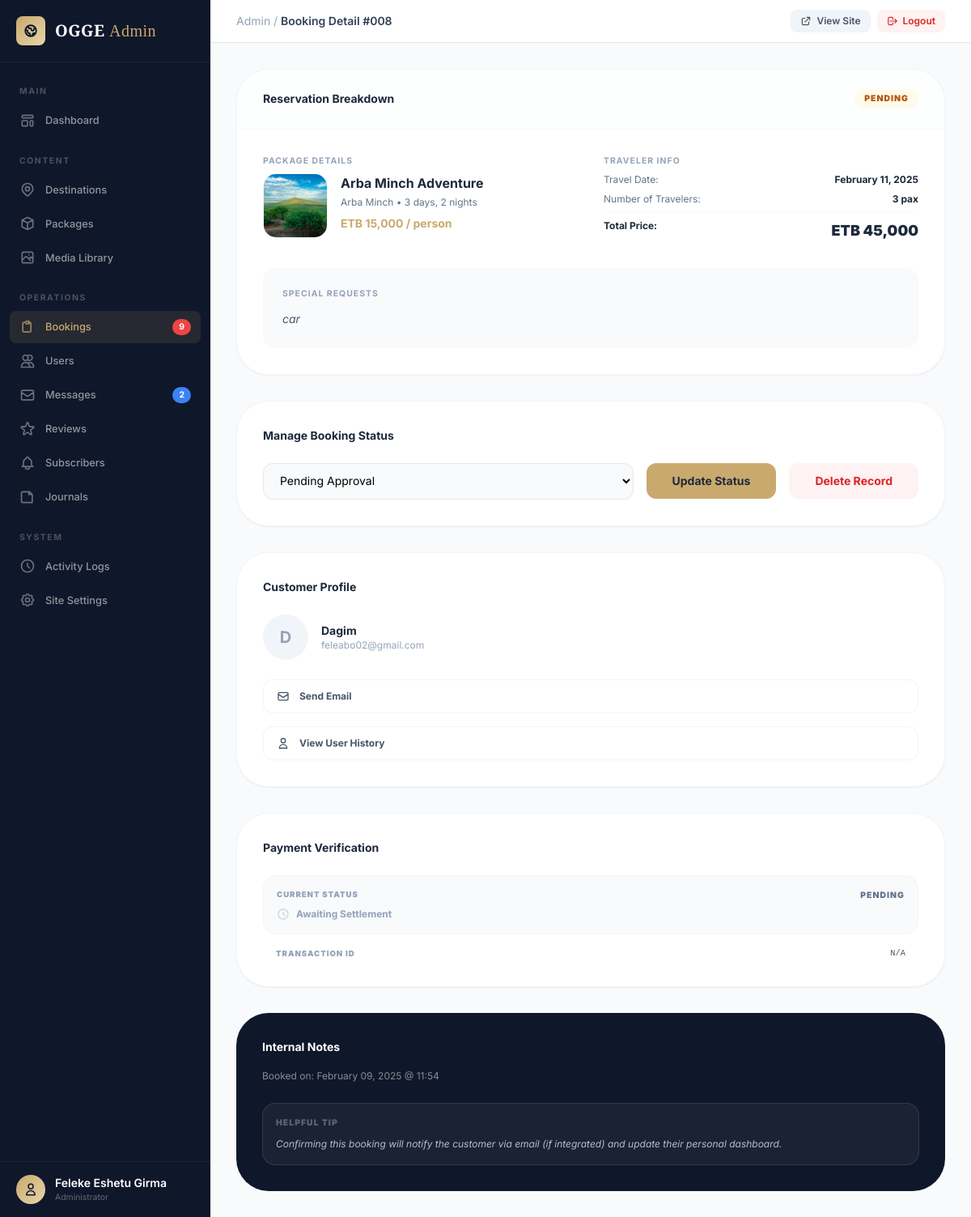
The page /admin/booking-detail.php?id=8 (signed in) on the database its author committed.
### tables this page shows
CREATE TABLE `bookings` (
  `id` int(11) NOT NULL,
  `user_id` int(11) NOT NULL,
  `package_id` int(11) NOT NULL,
  `start_date` date NOT NULL,
  `travelers` int(11) NOT NULL,
  `special_requests` text DEFAULT NULL,
  `status` enum('pending','confirmed','cancelled') DEFAULT 'pending',
  `created_at` timestamp NOT NULL DEFAULT current_timestamp()
);

CREATE TABLE `packages` (
  `id` int(11) NOT NULL,
  `title` varchar(255) NOT NULL,
  `destination_id` int(11) NOT NULL,
  `duration` varchar(100) NOT NULL,
  `price` decimal(10,2) NOT NULL,
  `image_url` varchar(255) NOT NULL,
  `created_at` timestamp NOT NULL DEFAULT current_timestamp(),
  `description` text NOT NULL
);

CREATE TABLE `destinations` (
  `id` int(11) NOT NULL,
  `name` varchar(255) NOT NULL,
  `description` text NOT NULL,
  `image_url` varchar(255) NOT NULL,
  `created_at` timestamp NOT NULL DEFAULT current_timestamp()
);

CREATE TABLE `users` (
  `id` int(11) NOT NULL,
  `name` varchar(255) NOT NULL,
  `email` varchar(255) NOT NULL,
  `password` varchar(255) NOT NULL,
  `role` varchar(50) DEFAULT 'user',
  `created_at` timestamp NOT NULL DEFAULT current_timestamp()
);

### admin/booking-detail.php (the view, shortened to what this page needs)
<?php
include('includes/admin-guard.php');
$id = $_GET['id'] ?? 0;
$booking = $db->query("SELECT b.*, u.name as user_name, u.email as user_email, p.title as package_title, p.price, p.duration, p.image_url as package_image, d.name as destination_name
    FROM bookings b
    JOIN users u ON b.user_id = u.id
    JOIN packages p ON b.package_id = p.id
    JOIN destinations d ON p.destination_id = d.id
    WHERE b.id = " . (int)$id)->fetch_assoc();
include('includes/admin-header.php');
?>
<div class="grid grid-cols-1 xl:grid-cols-3 gap-8">
    <div class="xl:col-span-2 space-y-8">
        <div class="bg-white rounded-[2.5rem] border border-slate-100 shadow-sm overflow-hidden">
            <div class="px-8 py-6 border-b border-slate-50 flex items-center justify-between bg-slate-50/30">
                <h3 class="text-sm font-bold text-slate-800">Reservation Breakdown</h3>
                <span class="inline-block px-3 py-1 rounded-full text-[0.65rem] font-black uppercase tracking-widest <?= $booking['status']==='confirmed' ? 'bg-emerald-50 text-emerald-700' : ($booking['status']==='pending' ? 'bg-amber-50 text-amber-700' : 'bg-red-50 text-red-600') ?>">
                    <?= $booking['status'] ?>
                </span>
            </div>
            <div class="p-8">
                <div class="grid grid-cols-1 md:grid-cols-2 gap-8 mb-8">
                    <div>
                        <p class="text-[0.65rem] font-bold text-slate-400 uppercase tracking-widest mb-2">Package Details</p>
                        <div class="flex items-start gap-4">
                            <img src="<?= htmlspecialchars($booking['package_image']) ?>" class="w-20 h-20 rounded-2xl object-cover border border-slate-100" onerror="this.src='../assets/images/default.jpg'">
                            <div>
                                <h4 class="text-base font-bold text-slate-800"><?= htmlspecialchars($booking['package_title']) ?></h4>
                                <p class="text-xs text-slate-500 mt-1"><?= htmlspecialchars($booking['destination_name']) ?> • <?= htmlspecialchars($booking['duration']) ?></p>
                                <p class="text-sm font-bold text-champagne mt-2">ETB <?= number_format($booking['price']) ?> / person</p>
                            </div>
                        </div>
                    </div>
                    <div>
                        <p class="text-[0.65rem] font-bold text-slate-400 uppercase tracking-widest mb-2">Traveler Info</p>
                        <div class="space-y-2">
                            <div class="flex justify-between">
                                <span class="text-xs text-slate-500">Travel Date:</span>
                                <span class="text-xs font-bold text-slate-800"><?= date('F d, Y', strtotime($booking['start_date'])) ?></span>
                            </div>
                            <div class="flex justify-between">
                                <span class="text-xs text-slate-500">Number of Travelers:</span>
                                <span class="text-xs font-bold text-slate-800"><?= $booking['travelers'] ?> pax</span>
                            </div>
                            <div class="flex justify-between pt-2 border-t border-slate-50">
                                <span class="text-xs font-bold text-slate-800">Total Price:</span>
                                <span class="text-lg font-black text-slate-800">ETB <?= number_format($booking['price'] * $booking['travelers']) ?></span>
                            </div>
                        </div>
                    </div>
                </div>
                <div class="bg-slate-50 rounded-2xl p-6">
                    <p class="text-[0.65rem] font-bold text-slate-400 uppercase tracking-widest mb-3">Special Requests</p>
                    <p class="text-sm text-slate-600 leading-relaxed italic">
                        <?= !empty($booking['special_requests']) ? nl2br(htmlspecialchars($booking['special_requests'])) : 'No special requests provided.' ?>
                    </p>
                </div>
            </div>
        </div>
        <div class="bg-white rounded-[2.5rem] border border-slate-100 shadow-sm p-8">
            <h3 class="text-sm font-bold text-slate-800 mb-6">Manage Booking Status</h3>
            <form action="includes/admin-actions.php?action=update_booking_status" method="POST" class="flex flex-wrap items-center gap-4">
                <div class="flex-1 min-w-[200px]">
                    <select name="status" class="w-full px-4 py-3 text-sm border border-slate-200 rounded-xl bg-slate-50 focus:ring-2 focus:ring-champagne/30 focus:border-champagne outline-none transition-all">
                        <option value="pending" <?= $booking['status']==='pending'?'selected':'' ?>>Pending Approval</option>
                    </select>
                </div>
                <button type="submit" class="px-8 py-3 bg-champagne text-slate-800 text-sm font-bold rounded-xl hover:bg-champagne-dark transition-all">Update Status</button>
                <button type="button" onclick="confirmDelete('includes/admin-actions.php?action=delete_booking&id=<?= $booking['id'] ?>', 'Booking #<?= $id ?>')" class="px-8 py-3 bg-red-50 text-red-600 text-sm font-bold rounded-xl hover:bg-red-100 transition-all ml-auto">Delete Record</button>
            </form>
        </div>
    </div>
    <div class="space-y-8">
        <div class="bg-white rounded-[2.5rem] border border-slate-100 shadow-sm p-8">
            <h3 class="text-sm font-bold text-slate-800 mb-6">Customer Profile</h3>
            <div class="flex items-center gap-4 mb-6">
                <div class="w-14 h-14 rounded-full bg-slate-100 flex items-center justify-center text-xl font-bold text-slate-400">
                    <?= strtoupper(substr($booking['user_name'], 0, 1)) ?>
                </div>
                <div>
                    <h4 class="text-sm font-bold text-slate-800"><?= htmlspecialchars($booking['user_name']) ?></h4>
                    <p class="text-xs text-slate-400"><?= htmlspecialchars($booking['user_email']) ?></p>
                </div>
            </div>
            <div class="space-y-4">
                <a href="mailto:<?= $booking['user_email'] ?>" class="flex items-center gap-3 w-full px-4 py-3 rounded-xl border border-slate-100 text-xs font-bold text-slate-600 hover:bg-slate-50 transition-all">
                    <svg class="w-4 h-4" fill="none" stroke="currentColor" stroke-width="2" viewBox="0 0 24 24"><path stroke-linecap="round" stroke-linejoin="round" d="M3 8l7.89 5.26a2 2 0 002.22 0L21 8M5 19h14a2 2 0 002-2V7a2 2 0 00-2-2H5a2 2 0 00-2 2v10a2 2 0 002 2z"/></svg>
                    Send Email
                </a>
                <a href="users.php?search=<?= urlencode($booking['user_email']) ?>" class="flex items-center gap-3 w-full px-4 py-3 rounded-xl border border-slate-100 text-xs font-bold text-slate-600 hover:bg-slate-50 transition-all">
                    <svg class="w-4 h-4" fill="none" stroke="currentColor" stroke-width="2" viewBox="0 0 24 24"><path stroke-linecap="round" stroke-linejoin="round" d="M16 7a4 4 0 11-8 0 4 4 0 018 0zM12 14a7 7 0 00-7 7h14a7 7 0 00-7-7z"/></svg>
                    View User History
                </a>
            </div>
        </div>
        <div class="bg-white rounded-[2.5rem] border border-slate-100 shadow-sm p-8">
            <h3 class="text-sm font-bold text-slate-800 mb-6">Payment Verification</h3>
            <div class="space-y-4">
                <div class="p-4 rounded-2xl border <?= $booking['payment_status']==='paid' ? 'bg-emerald-50/50 border-emerald-100' : 'bg-slate-50 border-slate-100' ?>">
                    <div class="flex items-center justify-between mb-2">
                        <span class="text-[0.6rem] font-black uppercase tracking-widest text-slate-400">Current Status</span>
                        <span class="text-[0.65rem] font-black uppercase tracking-widest <?= $booking['payment_status']==='paid' ? 'text-emerald-600' : 'text-slate-500' ?>"><?= strtoupper($booking['payment_status'] ?? 'pending') ?></span>
                    </div>
                    <?php if (($booking['payment_status'] ?? '') === 'paid'): ?>
                        <div class="flex items-center gap-2">
                            <svg class="w-4 h-4 text-emerald-500" fill="currentColor" viewBox="0 0 20 20"><path fill-rule="evenodd" d="M10 18a8 8 0 100-16 8 8 0 000 16zm3.707-9.293a1 1 0 00-1.414-1.414L9 10.586 7.707 9.293a1 1 0 00-1.414 1.414l2 2a1 1 0 001.414 0l4-4z" clip-rule="evenodd"/></svg>
                            <span class="text-xs font-black text-slate-800">Transaction Secured</span>
                        </div>
                    <?php else: ?>
                        <div class="flex items-center gap-2">
                            <svg class="w-4 h-4 text-slate-300" fill="none" stroke="currentColor" stroke-width="2" viewBox="0 0 24 24"><path stroke-linecap="round" stroke-linejoin="round" d="M12 8v4l3 3m6-3a9 9 0 11-18 0 9 9 0 0118 0z"/></svg>
                            <span class="text-xs font-bold text-slate-400">Awaiting Settlement</span>
                        </div>
                    <?php endif; ?>
                </div>
                <div class="flex justify-between items-center px-4">
                    <span class="text-[0.6rem] font-black uppercase tracking-widest text-slate-400">Transaction ID</span>
                    <span class="text-[0.65rem] font-mono text-slate-600"><?= htmlspecialchars($booking['transaction_id'] ?? 'N/A') ?></span>
                </div>
            </div>
        </div>
        <div class="bg-sidebar rounded-[2.5rem] p-8 text-white">
            <h3 class="text-sm font-bold mb-4">Internal Notes</h3>
            <p class="text-xs text-white/50 leading-relaxed">Booked on: <?= date('F d, Y @ H:i', strtotime($booking['created_at'])) ?></p>
            <div class="mt-6 p-4 bg-white/5 rounded-2xl border border-white/10">
                <p class="text-[0.65rem] text-white/30 uppercase font-black tracking-widest mb-2">Helpful Tip</p>
                <p class="text-xs leading-relaxed text-white/70 italic">Confirming this booking will notify the customer via email (if integrated) and update their personal dashboard.</p>
            </div>
        </div>
    </div>
</div>
<?php include('includes/admin-footer.php'); ?>

### admin/includes/admin-header.php (style rules this page uses)
body { font-family: 'Inter', sans-serif; }

### rows shown on the page
bookings: status "PENDING", package.image_url (picture), package.title "Arba Minch Adventure", destinations.name "Arba Minch", package.duration "3 days, 2 nights", package.price "15,000", start_date "February 11, 2025", travelers "3", $booking['price'] * $booking['travelers'] "45,000", special_requests "car", status "Pending Approval", user.name "D", user.name "Dagim", user.email "feleabo02@gmail.com", created_at "February 09, 2025 @ 11:54"

### other values the page prints
$pending_bookings "9"
$unread_messages "2"
$admin_name "Feleke Eshetu Girma"
$page_title "Booking Detail #008"
$booking['payment_status'] "PENDING"
$booking['transaction_id'] "N/A"
